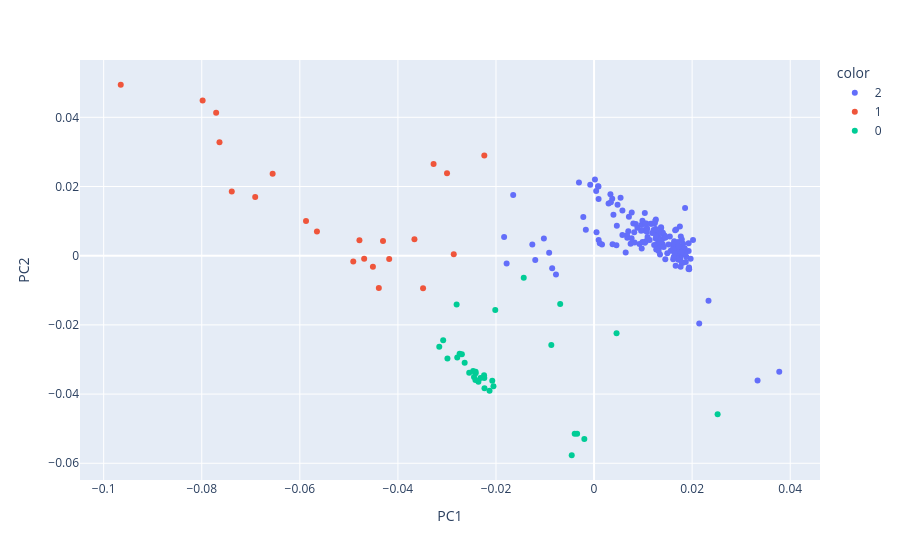

Notebook source saved alongside this figure:
### Code cell
# Visualiser les classes suivant les deux composantes 
fig = px.scatter(data_pca, x = 'PC1', y = 'PC2', color = kmeans_partition1.astype(str))
fig.show()

### Figure 1 — Plotly figure (JSON) as saved in the notebook; plotly's stock layout.template omitted (floating-point values rounded to 4 significant figures; data arrays with more than 128 entries replaced by an {"elided": "..."} marker saying what was removed)
{"data": [{"hovertemplate": "color=2<br>PC1=%{x}<br>PC2=%{y}<extra></extra>", "legendgroup": "2", "marker": {"color": "#636efa", "symbol": "circle"}, "mode": "markers", "name": "2", "orientation": "v", "showlegend": true, "type": "scatter", "x": {"elided": "159 float values"}, "xaxis": "x", "y": {"elided": "159 float values"}, "yaxis": "y"}, {"hovertemplate": "color=1<br>PC1=%{x}<br>PC2=%{y}<extra></extra>", "legendgroup": "1", "marker": {"color": "#EF553B", "symbol": "circle"}, "mode": "markers", "name": "1", "orientation": "v", "showlegend": true, "type": "scatter", "x": [-0.02238, -0.06554, -0.07388, -0.09652, -0.0491, -0.04178, -0.07706, -0.07982, -0.07638, -0.02861, -0.03663, -0.0691, -0.02999, -0.03272, -0.04784, -0.03487, -0.04688, -0.05651, -0.05873, -0.04304, -0.04389, -0.0451], "xaxis": "x", "y": [0.02893, 0.02372, 0.01858, 0.04941, -0.001683, -0.0009802, 0.04132, 0.04484, 0.03276, 0.0004267, 0.004778, 0.01694, 0.02382, 0.02649, 0.004477, -0.009404, -0.0008494, 0.006961, 0.01004, 0.004267, -0.009307, -0.003206], "yaxis": "y"}, {"hovertemplate": "color=0<br>PC1=%{x}<br>PC2=%{y}<extra></extra>", "legendgroup": "0", "marker": {"color": "#00cc96", "symbol": "circle"}, "mode": "markers", "name": "0", "orientation": "v", "showlegend": true, "type": "scatter", "x": [0.02519, -0.00395, -0.003459, 0.004586, -0.02802, -0.001983, -0.01434, -0.008719, -0.006907, -0.02466, -0.02696, -0.02358, -0.02317, -0.02742, -0.03077, -0.02639, -0.0279, -0.02546, -0.02051, -0.02014, -0.02076, -0.02131, -0.02415, -0.0242, -0.02448, -0.004557, -0.03157, -0.0299, -0.02234, -0.02239, -0.02243, -0.02416], "xaxis": "x", "y": [-0.04583, -0.05145, -0.05143, -0.02239, -0.01408, -0.05302, -0.006386, -0.02584, -0.01395, -0.03334, -0.02851, -0.03642, -0.03534, -0.02831, -0.02441, -0.03096, -0.02946, -0.03385, -0.03776, -0.01566, -0.03618, -0.03907, -0.03397, -0.03595, -0.03509, -0.05768, -0.02629, -0.02969, -0.03832, -0.03534, -0.03456, -0.03352], "yaxis": "y"}], "layout": {"legend": {"title": {"text": "color"}, "tracegroupgap": 0}, "margin": {"t": 60}, "xaxis": {"anchor": "y", "domain": [0, 1], "title": {"text": "PC1"}}, "yaxis": {"anchor": "x", "domain": [0, 1], "title": {"text": "PC2"}}}}
